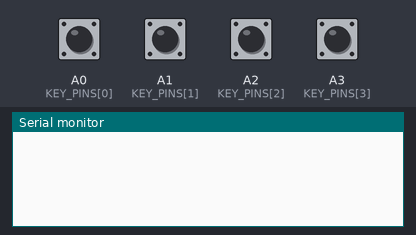
Recording of a sketch running on a simulated Arduino Uno, built with avr-gcc and run on an emulated ATmega328P. On the bench: the last lines printed to the serial monitor. The inputs (shaded band) are chosen by the test bench; at power-on: A0 (KEY_PINS[0]), A1 (KEY_PINS[1]), A2 (KEY_PINS[2]), A3 (KEY_PINS[3]) HIGH.

Above: at 1.2 s.
1.3 s: A0 (KEY_PINS[0]) pulled LOW for 0.15 s
At 1.9 s:
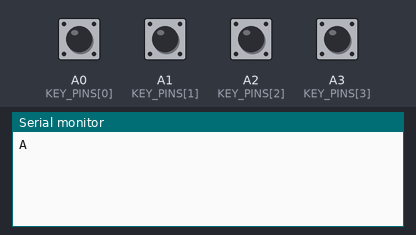
2.9 s: A1 (KEY_PINS[1]) pulled LOW for 0.15 s
At 4.1 s:
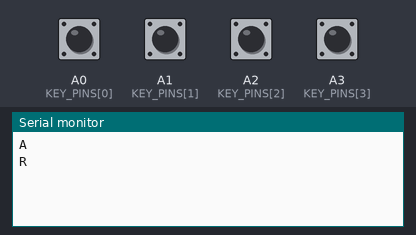
4.5 s: A2 (KEY_PINS[2]) pulled LOW for 0.15 s
At 5.5 s:
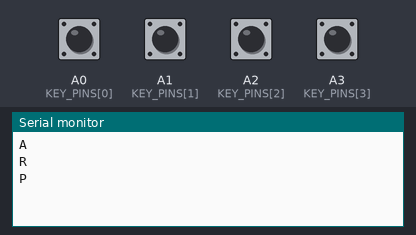
6.1 s: A3 (KEY_PINS[3]) pulled LOW for 0.15 s
At 6.7 s:
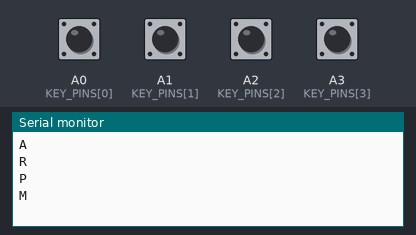
7.7 s: A0 (KEY_PINS[0]) pulled LOW for 1 s
At 9.2 s:
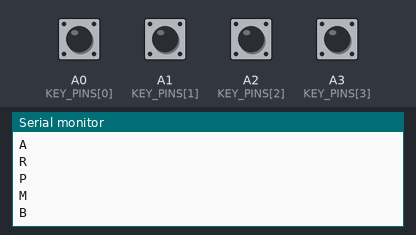
10.2 s: A0 (KEY_PINS[0]) pulled LOW for 0.15 s
At 11.1 s:
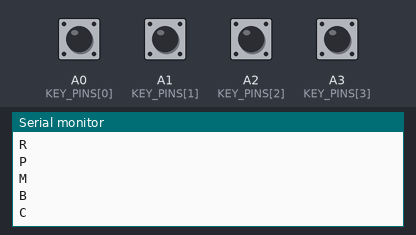

The sketch:

mission3_button.ino
```cpp
/*
  Four-button controller for the separate ATmega328-AU button board.

  Button wiring on this board:
    KEY1 -> A0 / PC0, switch to GND
    KEY2 -> A1 / PC1, switch to GND
    KEY3 -> A2 / PC2, switch to GND
    KEY4 -> A3 / PC3, switch to GND

  The internal pull-ups are enabled, so no external pull-up resistors are
  required. UART commands match the receiver in mission3.ino on the Uno.
*/

const uint8_t KEY_PINS[4] = { A0, A1, A2, A3 };
const unsigned long DEBOUNCE_MS = 25;

struct ButtonState {
  uint8_t raw;
  uint8_t stable;
  unsigned long changedAt;
};

ButtonState buttons[4] = {
  { HIGH, HIGH, 0 },
  { HIGH, HIGH, 0 },
  { HIGH, HIGH, 0 },
  { HIGH, HIGH, 0 }
};

uint8_t nextTask = 0;  // 0=A, 1=B, 2=C

void sendCommand(char command)
{
  Serial.write(command);
  Serial.write('\n');
}

void onButtonPressed(uint8_t index)
{
  switch (index) {
    case 0:  // KEY1: cycle A -> B -> C -> A
      sendCommand('A' + nextTask);
      nextTask = (nextTask + 1) % 3;
      break;

    case 1:  // KEY2: start/stop recording
      sendCommand('R');
      break;

    case 2:  // KEY3: play the recorded motion
      sendCommand('P');
      break;

    case 3:  // KEY4: return to home position
      sendCommand('M');
      break;
  }
}

void scanButtons()
{
  const unsigned long nowMs = millis();

  for (uint8_t i = 0; i < 4; ++i) {
    const uint8_t reading = digitalRead(KEY_PINS[i]);

    if (reading != buttons[i].raw) {
      buttons[i].raw = reading;
      buttons[i].changedAt = nowMs;
    }

    if (reading != buttons[i].stable &&
        nowMs - buttons[i].changedAt >= DEBOUNCE_MS) {
      buttons[i].stable = reading;

      // INPUT_PULLUP means a press is a HIGH-to-LOW transition.
      if (buttons[i].stable == LOW) {
        onButtonPressed(i);
      }
    }
  }
}

void setup()
{
  for (uint8_t i = 0; i < 4; ++i) {
    pinMode(KEY_PINS[i], INPUT_PULLUP);
  }

  // Same baud rate as mission3.ino. Send nothing at startup; only key events.
  Serial.begin(9600);
}

void loop()
{
  scanButtons();
}
```

Measured:
- after the input at 1.3 s, the serial monitor: prints a new line at once (image 1)
- after the input at 2.9 s, the serial monitor: prints a new line at once (image 2)
- after the input at 4.5 s, the serial monitor: prints a new line at once (image 3)
- after the input at 6.1 s, the serial monitor: prints a new line at once (image 4)
- after the input at 7.7 s, the serial monitor: prints a new line at once (image 5)
- after the input at 10.2 s, the serial monitor: prints a new line at once (image 6)
